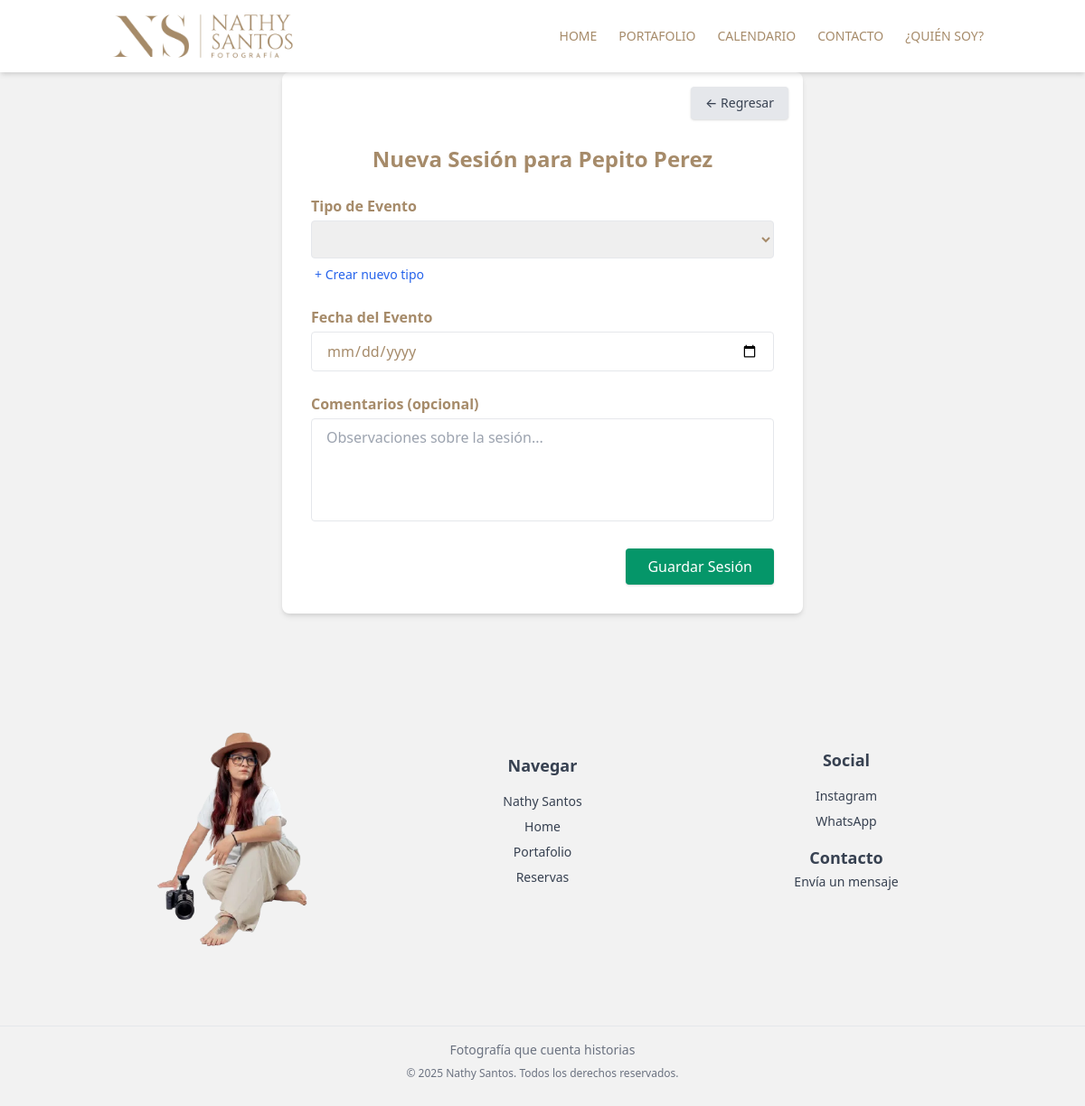
The page /admin-panel/clientes/2/nueva_sesion/ on the database as committed earlier.
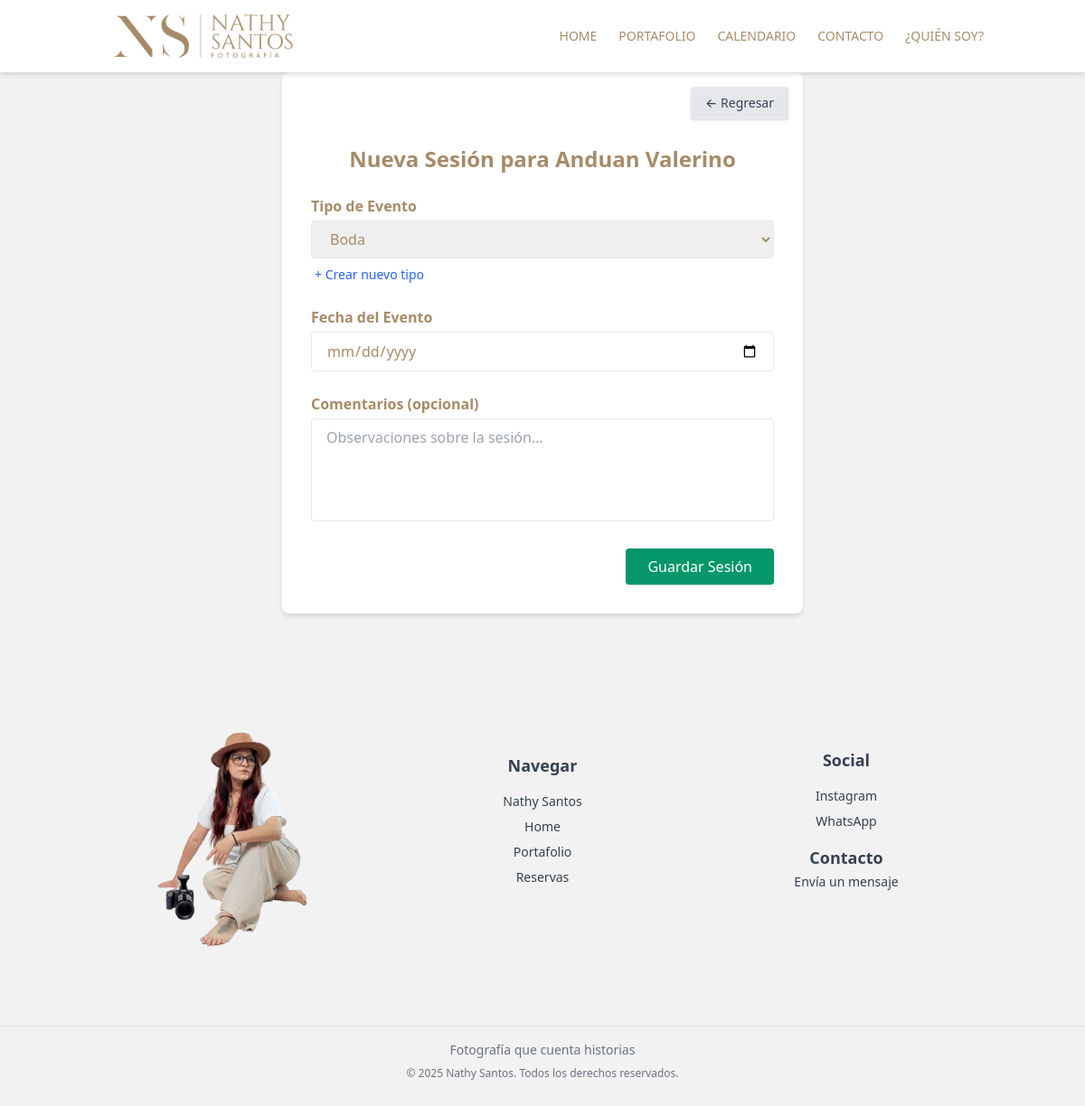
The same page on the database as committed later.
### admin_NathySantos/models.py (models this page shows, shortened)
class Cliente(models.Model):
    nombre = models.CharField(max_length=100)
    ID_CC = models.CharField(max_length=20, unique=True)
    telefono = models.CharField(max_length=20)
    email = models.EmailField()

### admin_NathySantos/views.py (the view, shortened to what this page needs)
# urls.py: path('clientes/<int:cliente_id>/nueva_sesion/', views.crear_evento, name='crear_evento'),
def crear_evento(request, cliente_id):
    cliente = get_object_or_404(Cliente, pk=cliente_id)
    tipo_eventos = TipoEvento.objects.all()
    estado_default = EstadoEvento.objects.first()  # Puedes ajustar esto si usas estados tipo "Pendiente"
    return render(request, 'clientes/sesiones.html', {
        'cliente': cliente,
        'tipo_eventos': tipo_eventos
    })

### admin_NathySantos/templates/clientes/sesiones.html (shortened to what this page needs)
{% extends 'layouts/app.html' %}
{% block content %}
<section class="p-8 max-w-xl mx-auto bg-white shadow-md rounded-lg relative">
  <a href="{% url 'clientes_list' %}"
     class="absolute top-4 right-4 bg-gray-200 hover:bg-gray-300 text-gray-700 text-sm font-medium py-2 px-4 rounded shadow">
    &#8592; Regresar
  </a>
  <h2 class="text-2xl font-bold mt-12 text-center">Nueva Sesión para {{ cliente.nombre }}</h2>
  <form method="POST" class="space-y-6">
    <div>
      <label for="tipo_evento" class="block font-semibold mb-1">Tipo de Evento</label>
      <select name="tipo_evento" id="tipo_evento" required class="w-full border px-4 py-2 rounded">
        {% for tipo in tipo_eventos %}
          <option value="{{ tipo.id }}">{{ tipo.nombre }}</option>
        {% endfor %}
      </select>
      <button type="button" onclick="toggleTipoEventoModal()" class="text-sm text-blue-600 hover:underline ml-1 mt-2">
        + Crear nuevo tipo
      </button>
    </div>
    <div>
      <label for="fecha_evento" class="block font-semibold mb-1">Fecha del Evento</label>
      <input type="date" name="fecha_evento" id="fecha_evento" required class="w-full border px-4 py-2 rounded" />
    </div>
    <div>
      <label for="descripcion" class="block font-semibold mb-1">Comentarios (opcional)</label>
      <textarea name="descripcion" id="descripcion" rows="4"
        class="w-full border px-4 py-2 rounded resize-none" placeholder="Observaciones sobre la sesión..."></textarea>
    </div>
    <div class="flex justify-end">
      <button type="submit"
        class="bg-green-600 hover:bg-green-700 text-white font-medium px-6 py-2 rounded shadow transition">
        Guardar Sesión
      </button>
    </div>
  </form>
</section>
{% endblock %}

### templates/layouts/app.html (shortened to what this page needs)
{% load static %}
<!DOCTYPE html>
<html lang="es">
<head>
  <link rel="stylesheet" href="https://cdn.jsdelivr.net/npm/tailwindcss@2.2.19/dist/tailwind.min.css">
  <link rel="stylesheet" href="{% static 'css/custom.css' %}">
</head>
<body class=" text-gray-800 font-sans" style="background-color: #F2F2F2; color: #A68B6A;">
  {% include 'layouts/partials/menu.html' %}
  {% block content %}
  {% endblock %}
  {% include 'layouts/partials/footer.html' %}
</body>
</html>

### templates/layouts/partials/menu.html (shortened to what this page needs)
{% load static %}
<header class="bg-white shadow-md sticky top-0 z-50">
  <div class="container mx-auto px-6 flex justify-between items-center h-20">
    <a href="{% url 'home' %}">
      <img src="{% static 'img/webp_format/logo/logo_2.webp' %}" alt="Nathy Santos" class="h-28 w-auto">
    </a>
    <nav id="menu" class="hidden md:flex md:items-center space-x-6 text-sm font-medium">
      <a href="{% url 'home' %}" class="resaltar">HOME</a>
      <a href="{% url 'menuPortfolio' %}" class="resaltar">PORTAFOLIO</a>
      <a href="{% url 'calendar' %}" class="resaltar">CALENDARIO</a>
      <a href="{% url 'contact' %}" class="resaltar">CONTACTO</a>
      <a href="{% url 'nathySantos' %}" class="resaltar">¿QUIÉN SOY?</a>
    </nav>
  </div>
</header>

### templates/layouts/partials/footer.html
  <footer class="bg-grey-100 text-gray-700 py-12 mt-100">
    <div class="container mx-auto px-6 grid grid-cols-1 md:grid-cols-3 gap-8 items-center">
      <div class="flex justify-center">
        <img src="/static/img/webp_format/index/nathy-footer.webp" alt="Nathy Santos" class="w-60 h-auto">
      </div>
      <div class="text-center space-y-4">
        <h4 class="font-semibold text-lg">Navegar</h4>
        <ul class="space-y-2 text-sm">
          <li><a href="{% url 'nathySantos' %}" class="resaltar">Nathy Santos</a></li>
          <li><a href="{% url 'home' %}" class="resaltar">Home</a></li>
          <li><a href="{% url 'menuPortfolio' %}" class="resaltar">Portafolio</a></li>
          <li><a href="{% url 'calendar' %}" class="resaltar">Reservas</a></li>
        </ul>
      </div>
      <div class="text-center space-y-4">
        <h4 class="font-semibold text-lg">Social</h4>
        <ul class="space-y-2 text-sm">
          <li><a href="https://instagram.com/nathysantosfotosdebodas" target="_blank" class="resaltar">Instagram</a>
          </li>
          <li><a href="https://wa.me/+573123905110" target="_blank" class="resaltar">WhatsApp</a></li>
        </ul>
        <h4 class="font-semibold text-lg mt-6">Contacto</h4>
        <a href="{% url 'contact' %}" class="text-sm resaltar">Envía un mensaje</a>
      </div>
    </div>
    <div class="border-t mt-12 pt-4 text-center text-sm text-gray-500">
      <p class="mb-2">Fotografía que cuenta historias</p>
      <p class="text-xs">&copy; 2025 Nathy Santos. Todos los derechos reservados.</p>
    </div>
  </footer>

### static/css/custom.css (style rules this page uses)
* { margin: 0; padding: 0; box-sizing: border-box; }

Rows that differ between the two databases and show on the page:
changed Cliente: nombre "Pepito Perez" → "Anduan Valerino"
Other text that changed with them:
form field tipo_evento: (not shown) → "Boda"
